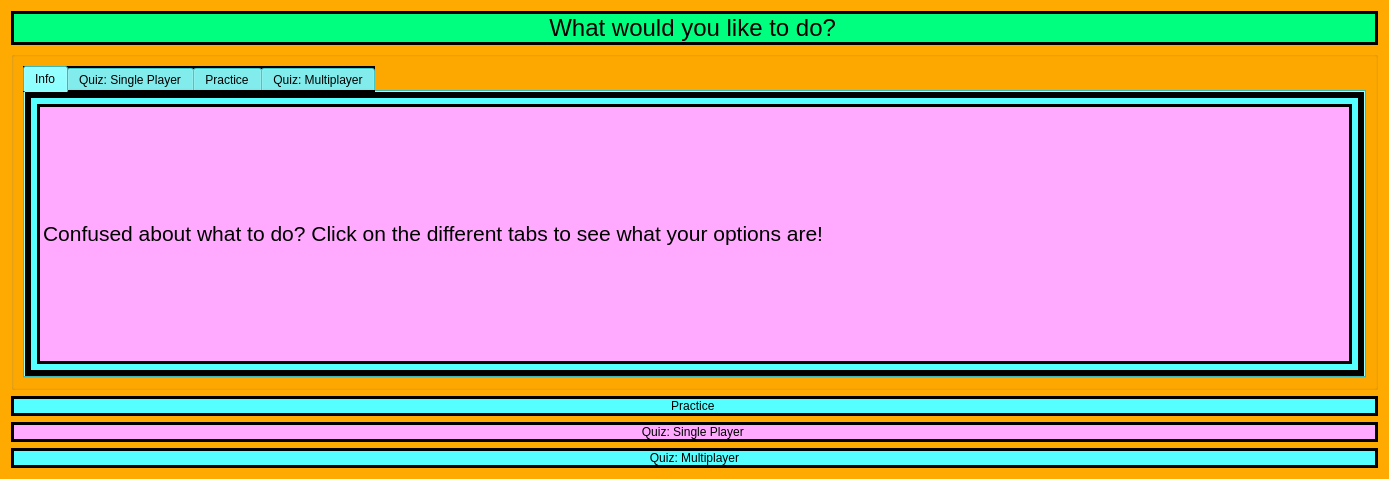
<?xml version="1.0" encoding="UTF-8"?>
<ui version="4.0">
 <class>Eight_to_Nine</class>
 <widget class="QDialog" name="Eight_to_Nine">
  <property name="geometry">
   <rect>
    <x>0</x>
    <y>0</y>
    <width>1389</width>
    <height>479</height>
   </rect>
  </property>
  <property name="windowTitle">
   <string>Dialog</string>
  </property>
  <property name="styleSheet">
   <string notr="true">background-color: rgb(255, 170, 0);</string>
  </property>
  <layout class="QGridLayout" name="gridLayout">
   <item row="0" column="0">
    <widget class="QLabel" name="label">
     <property name="styleSheet">
      <string notr="true">font: 12pt &quot;Comic Sans MS&quot;;
background-color: rgb(0, 255, 127);
border: 3px solid black;</string>
     </property>
     <property name="text">
      <string>&lt;html&gt;&lt;head/&gt;&lt;body&gt;&lt;p align=&quot;center&quot;&gt;&lt;span style=&quot; font-size:18pt;&quot;&gt;What would you like to do? &lt;/span&gt;&lt;/p&gt;&lt;/body&gt;&lt;/html&gt;</string>
     </property>
    </widget>
   </item>
   <item row="2" column="0">
    <widget class="QPushButton" name="pushButton">
     <property name="toolTip">
      <string>&lt;html&gt;&lt;head/&gt;&lt;body&gt;&lt;p&gt;I'd like to learn for now&lt;/p&gt;&lt;/body&gt;&lt;/html&gt;</string>
     </property>
     <property name="styleSheet">
      <string notr="true">font: 75 16pt &quot;Comic Sans MS&quot;;

border: 3px solid black;
background-color: rgb(85, 255, 255);</string>
     </property>
     <property name="text">
      <string>Practice </string>
     </property>
    </widget>
   </item>
   <item row="4" column="0">
    <widget class="QPushButton" name="pushButton_3">
     <property name="toolTip">
      <string>&lt;html&gt;&lt;head/&gt;&lt;body&gt;&lt;p&gt;&lt;span style=&quot; font-size:12pt;&quot;&gt;I'd like to test myself against a friend!&lt;/span&gt;&lt;/p&gt;&lt;/body&gt;&lt;/html&gt;</string>
     </property>
     <property name="styleSheet">
      <string notr="true">font: 75 16pt &quot;Comic Sans MS&quot;;

border: 3px solid black;
background-color: rgb(85, 255, 255);</string>
     </property>
     <property name="text">
      <string>Quiz: Multiplayer</string>
     </property>
    </widget>
   </item>
   <item row="3" column="0">
    <widget class="QPushButton" name="pushButton_2">
     <property name="toolTip">
      <string>&lt;html&gt;&lt;head/&gt;&lt;body&gt;&lt;p&gt;&lt;span style=&quot; font-size:12pt;&quot;&gt;I'm ready to be tested!&lt;/span&gt;&lt;/p&gt;&lt;/body&gt;&lt;/html&gt;</string>
     </property>
     <property name="styleSheet">
      <string notr="true">font: 75 16pt &quot;Comic Sans MS&quot;;

border: 3px solid black;
background-color: rgb(255, 170, 255);</string>
     </property>
     <property name="text">
      <string>Quiz: Single Player </string>
     </property>
    </widget>
   </item>
   <item row="1" column="0">
    <widget class="QGroupBox" name="groupBox">
     <property name="sizePolicy">
      <sizepolicy hsizetype="Expanding" vsizetype="Expanding">
       <horstretch>0</horstretch>
       <verstretch>0</verstretch>
      </sizepolicy>
     </property>
     <property name="title">
      <string/>
     </property>
     <layout class="QGridLayout" name="gridLayout_6">
      <item row="0" column="0">
       <widget class="QTabWidget" name="tabWidget">
        <property name="styleSheet">
         <string notr="true">font: 75 12pt &quot;Comic Sans MS&quot;;

border: 3px solid black;
background-color: rgb(85, 255, 255);
border: 3px solid black;</string>
        </property>
        <property name="currentIndex">
         <number>0</number>
        </property>
        <widget class="QWidget" name="tab_3">
         <property name="styleSheet">
          <string notr="true">font: 75 16pt &quot;Comic Sans MS&quot;;

border: 3px solid black;
background-color: rgb(85, 255, 255);</string>
         </property>
         <attribute name="title">
          <string>Info</string>
         </attribute>
         <layout class="QGridLayout" name="gridLayout_2">
          <item row="0" column="0">
           <widget class="QLabel" name="label_4">
            <property name="sizePolicy">
             <sizepolicy hsizetype="Expanding" vsizetype="Expanding">
              <horstretch>0</horstretch>
              <verstretch>0</verstretch>
             </sizepolicy>
            </property>
            <property name="styleSheet">
             <string notr="true">background-color: rgb(255, 170, 255);
font: 75 18pt &quot;Comic Sans MS&quot;;</string>
            </property>
            <property name="text">
             <string>&lt;html&gt;&lt;head/&gt;&lt;body&gt;&lt;p&gt;&lt;span style=&quot; font-family:'MS Shell Dlg 2'; font-size:16pt; font-weight:400; color:#000000;&quot;&gt;Confused about what to do? Click on the different tabs to see what your options are!&lt;/span&gt;&lt;/p&gt;&lt;/body&gt;&lt;/html&gt;</string>
            </property>
           </widget>
          </item>
         </layout>
        </widget>
        <widget class="QWidget" name="tab_2">
         <attribute name="title">
          <string>Quiz: Single Player</string>
         </attribute>
         <layout class="QGridLayout" name="gridLayout_4">
          <item row="0" column="0">
           <widget class="QLabel" name="label_5">
            <property name="sizePolicy">
             <sizepolicy hsizetype="Expanding" vsizetype="Expanding">
              <horstretch>0</horstretch>
              <verstretch>0</verstretch>
             </sizepolicy>
            </property>
            <property name="styleSheet">
             <string notr="true">background-color: rgb(255, 170, 255);</string>
            </property>
            <property name="text">
             <string>&lt;html&gt;&lt;head/&gt;&lt;body&gt;&lt;p&gt;Quiz: Single Player Mode simply means that you will be given 10 random questions in your chosen section (Addition,&lt;/p&gt;&lt;p&gt; Subtraction, Multiplication or Division), there IS a score count and you are only allowed one try for each question. &lt;/p&gt;&lt;p&gt;Hint: Try out the questions in the practice section first to see how you do &lt;/p&gt;&lt;/body&gt;&lt;/html&gt;</string>
            </property>
           </widget>
          </item>
         </layout>
        </widget>
        <widget class="QWidget" name="tab">
         <attribute name="title">
          <string>Practice</string>
         </attribute>
         <layout class="QGridLayout" name="gridLayout_3">
          <item row="0" column="0">
           <widget class="QLabel" name="label_3">
            <property name="sizePolicy">
             <sizepolicy hsizetype="Expanding" vsizetype="Expanding">
              <horstretch>0</horstretch>
              <verstretch>0</verstretch>
             </sizepolicy>
            </property>
            <property name="styleSheet">
             <string notr="true">background-color: rgb(255, 170, 255);</string>
            </property>
            <property name="text">
             <string>&lt;html&gt;&lt;head/&gt;&lt;body&gt;&lt;p&gt;Practice Mode simply means that you will be given 10 random questions in your chosen section (Addition, Subtraction, &lt;/p&gt;&lt;p&gt;Multiplication or Division). &lt;/p&gt;&lt;p&gt;There is no score count and you are allowed as many tries as you want until you understand.&lt;/p&gt;&lt;/body&gt;&lt;/html&gt;</string>
            </property>
           </widget>
          </item>
         </layout>
        </widget>
        <widget class="QWidget" name="tab_4">
         <attribute name="title">
          <string>Quiz: Multiplayer</string>
         </attribute>
         <layout class="QGridLayout" name="gridLayout_5">
          <item row="0" column="0">
           <widget class="QLabel" name="label_6">
            <property name="sizePolicy">
             <sizepolicy hsizetype="Expanding" vsizetype="Expanding">
              <horstretch>0</horstretch>
              <verstretch>0</verstretch>
             </sizepolicy>
            </property>
            <property name="styleSheet">
             <string notr="true">background-color: rgb(255, 170, 255);</string>
            </property>
            <property name="text">
             <string>&lt;html&gt;&lt;head/&gt;&lt;body&gt;&lt;p&gt;Quiz: Multiplayer Mode simply means that you and a friend will be given 10 random questions in your chosen section &lt;/p&gt;&lt;p&gt;(Addition, Subtraction, Multiplication or Division), there IS a score count and you are only allowed one try for each question. &lt;/p&gt;&lt;p&gt;Hint: Both of you should try out single player mode first to get warmed up.&lt;/p&gt;&lt;/body&gt;&lt;/html&gt;</string>
            </property>
           </widget>
          </item>
         </layout>
        </widget>
       </widget>
      </item>
     </layout>
    </widget>
   </item>
  </layout>
 </widget>
 <resources/>
 <connections/>
</ui>
